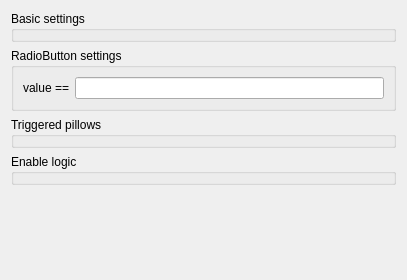
<?xml version="1.0" encoding="UTF-8"?>
<ui version="4.0">
 <class>ILineEdit</class>
 <widget class="QWidget" name="ILineEdit">
  <property name="geometry">
   <rect>
    <x>0</x>
    <y>0</y>
    <width>407</width>
    <height>280</height>
   </rect>
  </property>
  <property name="windowTitle">
   <string>LineEdit preferences</string>
  </property>
  <layout class="QVBoxLayout" name="verticalLayout">
   <item>
    <widget class="GroupBox" name="groupBox">
     <property name="title">
      <string>Basic settings</string>
     </property>
     <property name="template" stdset="0">
      <string>inspector-groupbox-roomandpath</string>
     </property>
    </widget>
   </item>
   <item>
    <widget class="QGroupBox" name="groupBox_4">
     <property name="title">
      <string>RadioButton settings</string>
     </property>
     <layout class="QGridLayout" name="gridLayout">
      <item row="0" column="1">
       <widget class="LineEdit" name="LineEdit">
        <property name="template" stdset="0">
         <string>inspector-cbvalue</string>
        </property>
       </widget>
      </item>
      <item row="0" column="0">
       <widget class="QLabel" name="label">
        <property name="text">
         <string>value ==</string>
        </property>
       </widget>
      </item>
     </layout>
    </widget>
   </item>
   <item>
    <widget class="GroupBox" name="groupBox_3">
     <property name="title">
      <string>Triggered pillows</string>
     </property>
     <property name="template" stdset="0">
      <string>inspector-groupbox-triggeredpillows</string>
     </property>
    </widget>
   </item>
   <item>
    <widget class="GroupBox" name="groupBox_2">
     <property name="title">
      <string>Enable logic</string>
     </property>
     <property name="template" stdset="0">
      <string>inspector-groupbox-enablelogic</string>
     </property>
    </widget>
   </item>
   <item>
    <spacer name="verticalSpacer">
     <property name="orientation">
      <enum>Qt::Vertical</enum>
     </property>
     <property name="sizeHint" stdset="0">
      <size>
       <width>20</width>
       <height>40</height>
      </size>
     </property>
    </spacer>
   </item>
  </layout>
 </widget>
 <customwidgets>
  <customwidget>
   <class>GroupBox</class>
   <extends>QGroupBox</extends>
   <header>wallaby.frontends.qt.widgets.containers.groupBox</header>
   <container>1</container>
  </customwidget>
  <customwidget>
   <class>LineEdit</class>
   <extends>QLineEdit</extends>
   <header>wallaby.frontends.qt.widgets.edits.lineEdit</header>
  </customwidget>
 </customwidgets>
 <resources/>
 <connections/>
</ui>
